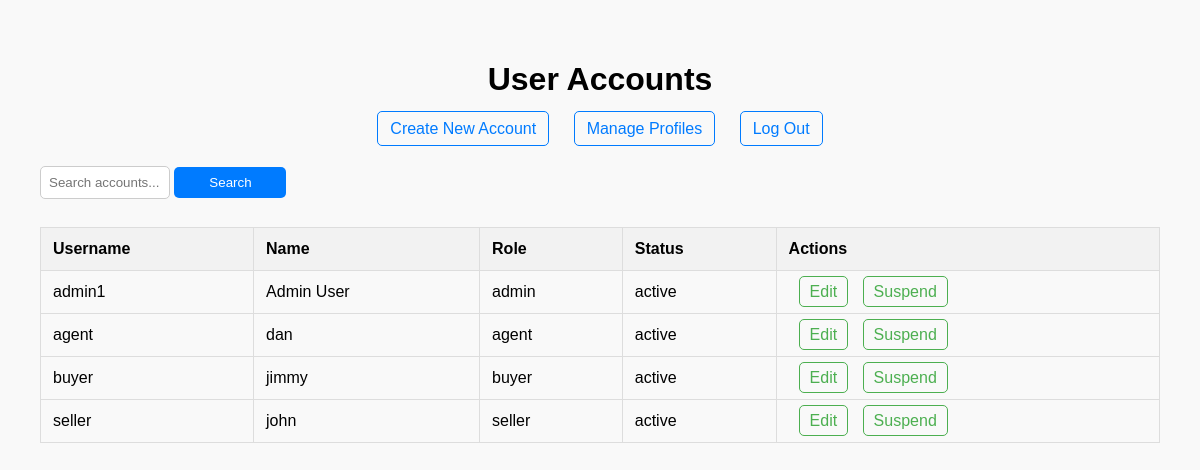
The page /accounts (signed in) on the database its author committed.
### tables this page shows
CREATE TABLE user_accounts (
        id TEXT PRIMARY KEY,  -- Username
        name TEXT NOT NULL,
        password TEXT NOT NULL,
        email TEXT NOT NULL UNIQUE,
        profile_id INTEGER,
        status TEXT NOT NULL CHECK(status IN ('active', 'suspended')),
        FOREIGN KEY (profile_id) REFERENCES user_profiles (profile_id)
    );

CREATE TABLE user_profiles (
        profile_id INTEGER PRIMARY KEY AUTOINCREMENT,
        role TEXT NOT NULL UNIQUE,
        description TEXT NOT NULL,
        status TEXT NOT NULL CHECK(status IN ('active', 'suspended'))
    );

### app.py (the view)
@app.route('/accounts')
@admin_required
def view_accounts():
    return user_account_controller.view_accounts()  # View all user accounts

### app.py (called while the page is built)
def admin_required(f):
    @wraps(f)
    def decorated_function(*args, **kwargs):
        if 'user' not in session or session['user']['role'] != 'admin':
            flash('You do not have permission to access this page.')
            return redirect(url_for('login'))  # Redirect to login if not admin
        return f(*args, **kwargs)
    return decorated_function

### base_repository.py (called while the page is built)
    def get_connection(self):
        return sqlite3.connect(self.db_path)

    def fetch_all(self, query, params=()):
        conn = self.get_connection()
        conn.row_factory = sqlite3.Row  # Enables column access by name
        cursor = conn.cursor()
        cursor.execute(query, params)
        results = cursor.fetchall()
        conn.close()
        return results

### user_account.py (called while the page is built)
    def get_all_accounts(self):
        query = '''
            SELECT ua.*, up.role
            FROM user_accounts ua
            LEFT JOIN user_profiles up ON ua.profile_id = up.profile_id
        '''
        return self.fetch_all(query)

### user_account_controller.py (called while the page is built)
    def view_accounts(self):
        accounts = self.user_account_entity.get_all_accounts()
        return render_template('accounts.html', accounts=accounts)

### templates/accounts.html (shortened to what this page needs)
<!DOCTYPE html>
<html lang="en">
<head>
</head>
<body>
    <h1>User Accounts</h1>
    <div class="links">
        <a href="/accounts/new">Create New Account</a>
        <a href="/profiles">Manage Profiles</a>
        <a href="/logout">Log Out</a>
    </div>
    <form action="{{ url_for('search_accounts') }}" method="post">
        <input type="text" name="search_term" placeholder="Search accounts...">
        <input type="submit" value="Search">
    </form>
    <table>
        <thead>
            <tr>
                <th>Username</th>
                <th>Name</th>
                <th>Role</th>
                <th>Status</th>
                <th>Actions</th>
            </tr>
        </thead>
        <tbody>
            {% for account in accounts %}
            <tr>
                <td>{{ account['id'] }}</td>
                <td>{{ account['name'] }}</td>
                <td>{{ account['role'] }}</td>
                <td>{{ account['status'] }}</td>
                <td class="actions">
                    <a href="/accounts/{{ account['id'] }}/edit">Edit</a>
                    <a href="/accounts/{{ account['id'] }}/suspend">Suspend</a>
                </td>
            </tr>
            {% else %}
            <tr>
                <td colspan="5">No accounts found.</td>
            </tr>
            {% endfor %}
        </tbody>
    </table>
</body>
</html>

### templates/accounts.html (style rules this page uses)
body { font-family: Arial, sans-serif; background-color: #f9f9f9; margin: 0; padding: 40px; }
h1 { text-align: center; }
.links { text-align: center; margin-bottom: 20px; }
.links a { margin: 0 10px; color: #007BFF; text-decoration: none; padding: 8px 12px; border: 1px solid #007BFF; border-radius: 5px; transition: background-color 0.3s; }
table { width: 100%; border-collapse: collapse; margin-top: 20px; }
th, td { border: 1px solid #ddd; padding: 12px; text-align: left; }
th { background-color: #f2f2f2; }
.actions a { margin-left: 10px; color: #4CAF50; text-decoration: none; padding: 6px 10px; border: 1px solid #4CAF50; border-radius: 5px; transition: background-color 0.3s; }
input[type="text"] { width: 10%; padding: 8px; margin: 8px 0; border-radius: 5px; border: 1px solid #ccc; }
input[type="submit"] { padding: 8px 15px; background-color: #007BFF; color: white; border: none; border-radius: 5px; cursor: pointer; transition: background-color 0.3s; width: 10%; }

### rows shown on the page
user_accounts: id "admin1", name "Admin User", role "admin", status "active"
user_accounts: id "agent", name "dan", role "agent", status "active"
user_accounts: id "buyer", name "jimmy", role "buyer", status "active"
user_accounts: id "seller", name "john", role "seller", status "active"
